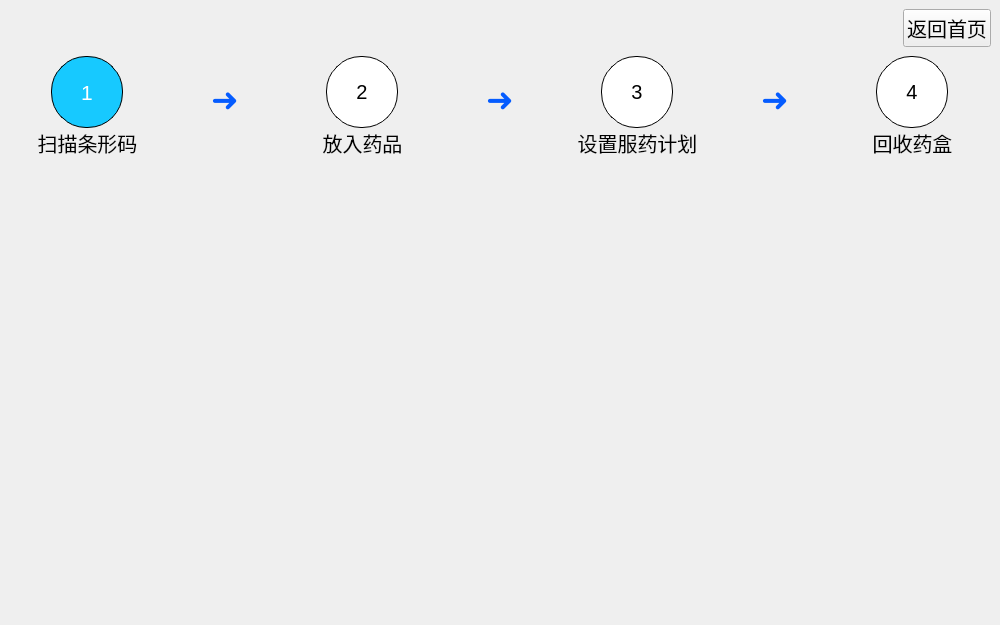
<?xml version="1.0" encoding="UTF-8"?>
<ui version="4.0">
 <class>store_page</class>
 <widget class="QWidget" name="store_page">
  <property name="geometry">
   <rect>
    <x>0</x>
    <y>0</y>
    <width>1000</width>
    <height>625</height>
   </rect>
  </property>
  <property name="windowTitle">
   <string>Form</string>
  </property>
  <layout class="QVBoxLayout" name="verticalLayout" stretch="2,6,18">
   <property name="spacing">
    <number>0</number>
   </property>
   <property name="leftMargin">
    <number>0</number>
   </property>
   <property name="topMargin">
    <number>0</number>
   </property>
   <property name="rightMargin">
    <number>0</number>
   </property>
   <property name="bottomMargin">
    <number>0</number>
   </property>
   <item>
    <widget class="QWidget" name="widget" native="true">
     <layout class="QHBoxLayout" name="horizontalLayout">
      <item>
       <spacer name="horizontalSpacer">
        <property name="orientation">
         <enum>Qt::Horizontal</enum>
        </property>
        <property name="sizeHint" stdset="0">
         <size>
          <width>901</width>
          <height>20</height>
         </size>
        </property>
       </spacer>
      </item>
      <item>
       <widget class="QPushButton" name="back_main_page">
        <property name="font">
         <font>
          <pointsize>15</pointsize>
         </font>
        </property>
        <property name="text">
         <string>返回首页</string>
        </property>
       </widget>
      </item>
     </layout>
    </widget>
   </item>
   <item>
    <widget class="QWidget" name="widget_2" native="true">
     <property name="sizePolicy">
      <sizepolicy hsizetype="Preferred" vsizetype="Preferred">
       <horstretch>0</horstretch>
       <verstretch>0</verstretch>
      </sizepolicy>
     </property>
     <layout class="QHBoxLayout" name="horizontalLayout_2">
      <property name="spacing">
       <number>0</number>
      </property>
      <property name="leftMargin">
       <number>0</number>
      </property>
      <property name="topMargin">
       <number>0</number>
      </property>
      <property name="rightMargin">
       <number>0</number>
      </property>
      <property name="bottomMargin">
       <number>0</number>
      </property>
      <item>
       <widget class="QWidget" name="widget_3" native="true">
        <layout class="QVBoxLayout" name="verticalLayout_2">
         <property name="spacing">
          <number>0</number>
         </property>
         <property name="leftMargin">
          <number>0</number>
         </property>
         <property name="topMargin">
          <number>0</number>
         </property>
         <property name="rightMargin">
          <number>0</number>
         </property>
         <property name="bottomMargin">
          <number>0</number>
         </property>
         <item>
          <widget class="QWidget" name="widget_7" native="true">
           <layout class="QHBoxLayout" name="horizontalLayout_3">
            <property name="spacing">
             <number>0</number>
            </property>
            <property name="leftMargin">
             <number>0</number>
            </property>
            <property name="topMargin">
             <number>0</number>
            </property>
            <property name="rightMargin">
             <number>0</number>
            </property>
            <property name="bottomMargin">
             <number>0</number>
            </property>
            <item>
             <widget class="QLabel" name="label">
              <property name="font">
               <font>
                <pointsize>16</pointsize>
               </font>
              </property>
              <property name="layoutDirection">
               <enum>Qt::RightToLeft</enum>
              </property>
              <property name="styleSheet">
               <string notr="true">min-width:     70px;     
min-height:    70px;     
max-width:     70px;    
max-height:    70px;    
border-radius: 35px;      
border:1px solid black;  
background: rgb(23, 201, 255);
color: white</string>
              </property>
              <property name="text">
               <string>1</string>
              </property>
              <property name="alignment">
               <set>Qt::AlignCenter</set>
              </property>
             </widget>
            </item>
           </layout>
          </widget>
         </item>
         <item>
          <widget class="QLabel" name="label_2">
           <property name="font">
            <font>
             <pointsize>15</pointsize>
            </font>
           </property>
           <property name="text">
            <string>扫描条形码</string>
           </property>
           <property name="alignment">
            <set>Qt::AlignHCenter|Qt::AlignTop</set>
           </property>
          </widget>
         </item>
        </layout>
       </widget>
      </item>
      <item>
       <widget class="QWidget" name="widget_11" native="true">
        <property name="maximumSize">
         <size>
          <width>100</width>
          <height>16777215</height>
         </size>
        </property>
        <layout class="QVBoxLayout" name="verticalLayout_6" stretch="5,4">
         <item>
          <widget class="QLabel" name="label_9">
           <property name="font">
            <font>
             <pointsize>25</pointsize>
             <italic>false</italic>
             <bold>true</bold>
             <underline>false</underline>
            </font>
           </property>
           <property name="styleSheet">
            <string notr="true">color: rgb(5, 92, 255);</string>
           </property>
           <property name="text">
            <string>➜</string>
           </property>
           <property name="alignment">
            <set>Qt::AlignCenter</set>
           </property>
          </widget>
         </item>
         <item>
          <spacer name="verticalSpacer">
           <property name="orientation">
            <enum>Qt::Vertical</enum>
           </property>
           <property name="sizeHint" stdset="0">
            <size>
             <width>20</width>
             <height>54</height>
            </size>
           </property>
          </spacer>
         </item>
        </layout>
       </widget>
      </item>
      <item>
       <widget class="QWidget" name="widget_4" native="true">
        <layout class="QVBoxLayout" name="verticalLayout_3">
         <property name="spacing">
          <number>0</number>
         </property>
         <property name="leftMargin">
          <number>0</number>
         </property>
         <property name="topMargin">
          <number>0</number>
         </property>
         <property name="rightMargin">
          <number>0</number>
         </property>
         <property name="bottomMargin">
          <number>0</number>
         </property>
         <item>
          <widget class="QWidget" name="widget_8" native="true">
           <layout class="QHBoxLayout" name="horizontalLayout_4">
            <property name="spacing">
             <number>0</number>
            </property>
            <property name="leftMargin">
             <number>0</number>
            </property>
            <property name="topMargin">
             <number>0</number>
            </property>
            <property name="rightMargin">
             <number>0</number>
            </property>
            <property name="bottomMargin">
             <number>0</number>
            </property>
            <item>
             <widget class="QLabel" name="label_4">
              <property name="font">
               <font>
                <pointsize>15</pointsize>
               </font>
              </property>
              <property name="styleSheet">
               <string notr="true">min-width:     70px;     
min-height:    70px;     
max-width:     70px;    
max-height:    70px;    
border-radius: 35px;    
border:1px solid black;  
background: white;
color: black</string>
              </property>
              <property name="text">
               <string>2</string>
              </property>
              <property name="alignment">
               <set>Qt::AlignCenter</set>
              </property>
             </widget>
            </item>
           </layout>
          </widget>
         </item>
         <item>
          <widget class="QLabel" name="label_3">
           <property name="font">
            <font>
             <pointsize>15</pointsize>
            </font>
           </property>
           <property name="text">
            <string>放入药品</string>
           </property>
           <property name="alignment">
            <set>Qt::AlignHCenter|Qt::AlignTop</set>
           </property>
          </widget>
         </item>
        </layout>
       </widget>
      </item>
      <item>
       <widget class="QWidget" name="widget_12" native="true">
        <property name="maximumSize">
         <size>
          <width>100</width>
          <height>16777215</height>
         </size>
        </property>
        <layout class="QVBoxLayout" name="verticalLayout_7" stretch="5,4">
         <item>
          <widget class="QLabel" name="label_10">
           <property name="font">
            <font>
             <pointsize>25</pointsize>
             <bold>true</bold>
            </font>
           </property>
           <property name="styleSheet">
            <string notr="true">color: rgb(5, 92, 255);</string>
           </property>
           <property name="text">
            <string>➜</string>
           </property>
           <property name="alignment">
            <set>Qt::AlignCenter</set>
           </property>
          </widget>
         </item>
         <item>
          <spacer name="verticalSpacer_2">
           <property name="orientation">
            <enum>Qt::Vertical</enum>
           </property>
           <property name="sizeHint" stdset="0">
            <size>
             <width>20</width>
             <height>54</height>
            </size>
           </property>
          </spacer>
         </item>
        </layout>
       </widget>
      </item>
      <item>
       <widget class="QWidget" name="widget_5" native="true">
        <layout class="QVBoxLayout" name="verticalLayout_4">
         <property name="spacing">
          <number>0</number>
         </property>
         <property name="leftMargin">
          <number>0</number>
         </property>
         <property name="topMargin">
          <number>0</number>
         </property>
         <property name="rightMargin">
          <number>0</number>
         </property>
         <property name="bottomMargin">
          <number>0</number>
         </property>
         <item>
          <widget class="QWidget" name="widget_9" native="true">
           <property name="font">
            <font>
             <pointsize>13</pointsize>
            </font>
           </property>
           <layout class="QHBoxLayout" name="horizontalLayout_5">
            <property name="spacing">
             <number>0</number>
            </property>
            <property name="leftMargin">
             <number>0</number>
            </property>
            <property name="topMargin">
             <number>0</number>
            </property>
            <property name="rightMargin">
             <number>0</number>
            </property>
            <property name="bottomMargin">
             <number>0</number>
            </property>
            <item>
             <widget class="QLabel" name="label_5">
              <property name="font">
               <font>
                <pointsize>15</pointsize>
               </font>
              </property>
              <property name="styleSheet">
               <string notr="true">min-width:     70px;     
min-height:    70px;     
max-width:     70px;    
max-height:    70px;    
border-radius: 35px;    
border:1px solid black;  
background: white;
color: black</string>
              </property>
              <property name="text">
               <string>3</string>
              </property>
              <property name="alignment">
               <set>Qt::AlignCenter</set>
              </property>
             </widget>
            </item>
           </layout>
          </widget>
         </item>
         <item>
          <widget class="QLabel" name="label_6">
           <property name="font">
            <font>
             <pointsize>15</pointsize>
            </font>
           </property>
           <property name="text">
            <string>设置服药计划</string>
           </property>
           <property name="alignment">
            <set>Qt::AlignHCenter|Qt::AlignTop</set>
           </property>
          </widget>
         </item>
        </layout>
       </widget>
      </item>
      <item>
       <widget class="QWidget" name="widget_13" native="true">
        <property name="maximumSize">
         <size>
          <width>100</width>
          <height>16777215</height>
         </size>
        </property>
        <layout class="QVBoxLayout" name="verticalLayout_8" stretch="5,4">
         <item>
          <widget class="QLabel" name="label_11">
           <property name="font">
            <font>
             <pointsize>25</pointsize>
             <bold>true</bold>
            </font>
           </property>
           <property name="styleSheet">
            <string notr="true">color: rgb(5, 92, 255);</string>
           </property>
           <property name="text">
            <string>➜</string>
           </property>
           <property name="alignment">
            <set>Qt::AlignCenter</set>
           </property>
          </widget>
         </item>
         <item>
          <spacer name="verticalSpacer_3">
           <property name="orientation">
            <enum>Qt::Vertical</enum>
           </property>
           <property name="sizeHint" stdset="0">
            <size>
             <width>20</width>
             <height>54</height>
            </size>
           </property>
          </spacer>
         </item>
        </layout>
       </widget>
      </item>
      <item>
       <widget class="QWidget" name="widget_6" native="true">
        <layout class="QVBoxLayout" name="verticalLayout_5">
         <property name="spacing">
          <number>0</number>
         </property>
         <property name="leftMargin">
          <number>0</number>
         </property>
         <property name="topMargin">
          <number>0</number>
         </property>
         <property name="rightMargin">
          <number>0</number>
         </property>
         <property name="bottomMargin">
          <number>0</number>
         </property>
         <item>
          <widget class="QWidget" name="widget_10" native="true">
           <layout class="QHBoxLayout" name="horizontalLayout_6">
            <property name="spacing">
             <number>0</number>
            </property>
            <property name="leftMargin">
             <number>0</number>
            </property>
            <property name="topMargin">
             <number>0</number>
            </property>
            <property name="rightMargin">
             <number>0</number>
            </property>
            <property name="bottomMargin">
             <number>0</number>
            </property>
            <item>
             <widget class="QLabel" name="label_7">
              <property name="font">
               <font>
                <pointsize>15</pointsize>
               </font>
              </property>
              <property name="styleSheet">
               <string notr="true">min-width:     70px;     
min-height:    70px;     
max-width:     70px;    
max-height:    70px;    
border-radius: 35px;     
border:1px solid black;  
background: white;
color: black</string>
              </property>
              <property name="text">
               <string>4</string>
              </property>
              <property name="alignment">
               <set>Qt::AlignCenter</set>
              </property>
             </widget>
            </item>
           </layout>
          </widget>
         </item>
         <item>
          <widget class="QLabel" name="label_8">
           <property name="font">
            <font>
             <pointsize>15</pointsize>
            </font>
           </property>
           <property name="text">
            <string>回收药盒</string>
           </property>
           <property name="alignment">
            <set>Qt::AlignHCenter|Qt::AlignTop</set>
           </property>
          </widget>
         </item>
        </layout>
       </widget>
      </item>
     </layout>
    </widget>
   </item>
   <item>
    <widget class="QStackedWidget" name="stackedWidget"/>
   </item>
  </layout>
 </widget>
 <resources/>
 <connections/>
</ui>
